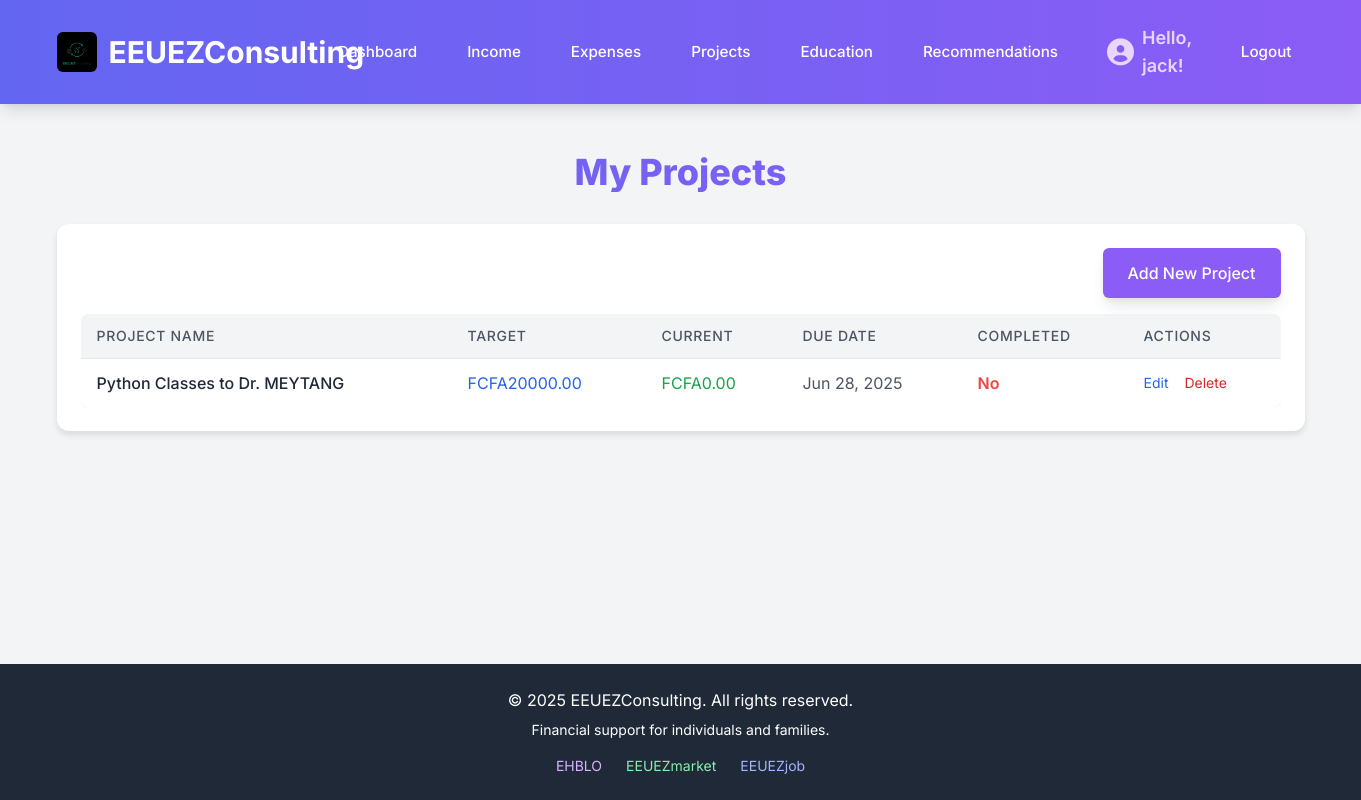
Screenshot of /projects/ (signed in) with the database file from the repository.
### financial_app/models.py (models this page shows, shortened)
class Project(models.Model):
    user = models.ForeignKey(User, on_delete=models.CASCADE, related_name='projects')
    name = models.CharField(max_length=255, help_text="Name of the project (e.g., 'New Car Fund')")
    description = models.TextField(blank=True, null=True, help_text="Detailed description of the project")
    target_amount = models.DecimalField(max_digits=10, decimal_places=2, null=True, blank=True,
                                         help_text="The total amount of money targeted for this project")
    current_amount = models.DecimalField(max_digits=10, decimal_places=2, default=0.00,
                                          help_text="Current amount saved towards the project")
    start_date = models.DateField(auto_now_add=True, help_text="Date when the project was started")
    due_date = models.DateField(null=True, blank=True, help_text="Optional target completion date")
    is_completed = models.BooleanField(default=False, help_text="True if the project has been completed")
    class Meta:
        ordering = ['due_date', 'is_completed'] # Order by due date, then completion status

### financial_app/views.py (the view)
# urls.py: path('projects/', views.project_list, name='project_list'),
@login_required
def project_list(request):
    projects = Project.objects.filter(user=request.user).order_by('is_completed', 'due_date')
    context = {'projects': projects, 'title': 'My Projects'}
    return render(request, 'financial_app/project_list.html', context)

### financial_app/templates/financial_app/project_list.html (shortened to what this page needs)
{% extends 'base.html' %}
{% block content %}
<h2 class="text-4xl font-extrabold text-gray-900 mb-8 text-center text-gradient">{{ title }}</h2>
<div class="card mb-6">
    <div class="flex justify-end mb-4">
        <a href="{% url 'add_project' %}" class="btn-primary">Add New Project</a>
    </div>
    {% if projects %}
        <div class="overflow-x-auto">
            <table class="min-w-full bg-white rounded-lg shadow-sm divide-y divide-gray-200">
                <thead class="bg-gray-100">
                    <tr>
                        <th class="py-3 px-4 text-left text-sm font-medium text-gray-600 uppercase tracking-wider rounded-tl-lg">Project Name</th>
                        <th class="py-3 px-4 text-left text-sm font-medium text-gray-600 uppercase tracking-wider">Target</th>
                        <th class="py-3 px-4 text-left text-sm font-medium text-gray-600 uppercase tracking-wider">Current</th>
                        <th class="py-3 px-4 text-left text-sm font-medium text-gray-600 uppercase tracking-wider">Due Date</th>
                        <th class="py-3 px-4 text-left text-sm font-medium text-gray-600 uppercase tracking-wider">Completed</th>
                        <th class="py-3 px-4 text-left text-sm font-medium text-gray-600 uppercase tracking-wider rounded-tr-lg">Actions</th>
                    </tr>
                </thead>
                <tbody class="divide-y divide-gray-200">
                    {% for project in projects %}
                        <tr class="hover:bg-gray-50">
                            <td class="py-3 px-4 whitespace-nowrap text-gray-800 font-medium">{{ project.name }}</td>
                            <td class="py-3 px-4 whitespace-nowrap text-blue-600">FCFA{{ project.target_amount|floatformat:2|default:"N/A" }}</td>
                            <td class="py-3 px-4 whitespace-nowrap text-green-600">FCFA{{ project.current_amount|floatformat:2 }}</td>
                            <td class="py-3 px-4 whitespace-nowrap text-gray-600">{{ project.due_date|date:"M d, Y"|default:"N/A" }}</td>
                            <td class="py-3 px-4 whitespace-nowrap text-gray-800">
                                {% if project.is_completed %}
                                    <span class="text-green-500 font-semibold">Yes</span>
                                {% else %}
                                    <span class="text-red-500 font-semibold">No</span>
                                {% endif %}
                            </td>
                            <td class="py-3 px-4 whitespace-nowrap text-sm">
                                <a href="{% url 'edit_project' project.pk %}" class="text-blue-600 hover:text-blue-900 mr-3">Edit</a>
                                <a href="{% url 'delete_project' project.pk %}" class="text-red-600 hover:text-red-900">Delete</a>
                            </td>
                        </tr>
                    {% endfor %}
                </tbody>
            </table>
        </div>
    {% else %}
        <p class="text-gray-500 text-center py-8">You haven't created any projects yet. <a href="{% url 'add_project' %}" class="text-purple-600 hover:underline">Start a new financial project!</a></p>
    {% endif %}
</div>
{% endblock %}

### templates/base.html (shortened to what this page needs)
{% load static %}
<!DOCTYPE html>
<html lang="en">
<head>
    <script src="https://cdn.tailwindcss.com"></script>
    <link rel="stylesheet" href="https://cdnjs.cloudflare.com/ajax/libs/font-awesome/6.0.0-beta3/css/all.min.css" />
</head>
<body class="min-h-screen flex flex-col">
    <header class="header-bg text-white py-4 shadow-lg">
        <div class="container mx-auto px-4 flex flex-col md:flex-row justify-between items-center">
            <h1 class="text-3xl font-bold mb-3 md:mb-0 flex items-center space-x-3">
                <img src="{% static 'img/EEUEZ.jpeg' %}" alt="EEUEZConsulting Logo" class="h-10 w-auto rounded-md object-contain">
                <a href="{% url 'dashboard' %}" class="hover:text-gray-200">EEUEZConsulting</a>
            </h1>
            <nav class="w-full md:w-auto mt-4 md:mt-0">
                <ul class="flex flex-col md:flex-row justify-center md:justify-end items-center space-y-2 md:space-y-0 md:space-x-6">
                    {% if user.is_authenticated %}
                        <li><a href="{% url 'dashboard' %}" class="nav-link-btn">Dashboard</a></li>
                        <li><a href="{% url 'income_list' %}" class="nav-link-btn">Income</a></li>
                        <li><a href="{% url 'expense_list' %}" class="nav-link-btn">Expenses</a></li>
                        <li><a href="{% url 'project_list' %}" class="nav-link-btn">Projects</a></li>
                        <li><a href="{% url 'education_modules_list' %}" class="nav-link-btn">Education</a></li>
                        <li><a href="{% url 'recommendations_list' %}" class="nav-link-btn">Recommendations</a></li>
                        <li class="flex items-center space-x-2 font-semibold text-lg text-purple-200 user-greeting-item">
                            <i class="fa-solid fa-circle-user fa-xl"></i>
                            <span>Hello, {{ user.username }}!</span>
                        </li>
                        <li><a href="{% url 'logout' %}" class="nav-link-btn">Logout</a></li>
                    {% else %}
                        <li><a href="{% url 'login' %}" class="nav-link-btn">Login</a></li>
                        <li><a href="{% url 'register' %}" class="nav-link-btn">Register</a></li>
                    {% endif %}
                </ul>
            </nav>
        </div>
    </header>
    <main class="flex-grow container mx-auto px-4 py-8">
        {% block content %}
        {% endblock %}
    </main>
    <footer class="bg-gray-800 text-white py-6 mt-8">
        <div class="container mx-auto px-4 text-center">
            <p>&copy; 2025 EEUEZConsulting. All rights reserved.</p>
            <p class="text-sm mt-2">Financial support for individuals and families.</p>
            <div class="flex flex-col sm:flex-row justify-center space-y-2 sm:space-y-0 sm:space-x-6 mt-4">
                <a href="http://ehblo.com" target="_blank" class="text-purple-300 hover:text-purple-100 text-sm">EHBLO</a>
                <a href="http://eeuezmarket.com" target="_blank" class="text-green-300 hover:text-green-100 text-sm">EEUEZmarket</a>
                <a href="http://eeuezjob.com" target="_blank" class="text-indigo-300 hover:text-indigo-100 text-sm">EEUEZjob</a>
            </div>
        </div>
    </footer>
</body>
</html>

### templates/base.html (style rules this page uses)
body { font-family: 'Inter', sans-serif; background-color: #f3f4f6; color: #374151; }
.header-bg { background: linear-gradient(to right, #6366f1, #8b5cf6); }
.text-gradient { background: linear-gradient(to right, #6366f1, #8b5cf6); -webkit-background-clip: text; background-clip: text; -webkit-text-fill-color: transparent; }
.card { background-color: #ffffff; border-radius: 0.75rem; box-shadow: 0 4px 6px rgba(0, 0, 0, 0.1); padding: 1.5rem; }
.btn-primary { display: inline-flex; align-items: center; padding: 0.75rem 1.5rem; border: 1px solid transparent; font-size: 1rem; font-weight: 500; border-radius: 0.375rem; box-shadow: 0 10px 15px -3px rgba(0, 0, 0, 0.1), 0 4px 6px -2px rgba(0, 0, 0, 0.05); color: #ffffff; background-color: #8b5cf6; transition: background-color 0.2s ease-in-out, transform 0.2s ease-in-out, box-shadow 0.2s ease-in-out; }
.nav-link-btn { display: inline-flex; align-items: center; padding: 0.5rem 0.75rem; border: 1px solid transparent; font-size: 0.95rem; font-weight: 500; border-radius: 0.375rem; color: #ffffff; background-color: transparent; transition: background-color 0.2s ease-in-out, transform 0.2s ease-in-out, box-shadow 0.2s ease-in-out; }
.user-greeting-item { padding: 0.5rem 0.75rem; border-radius: 0.375rem; }

### rows the page displays
Project: name "Python Classes to Dr. MEYTANG", target_amount "20000.00", current_amount "0.00", due_date "Jun 28, 2025", is_completed "No"

### other values shown
{{ user.username }} "jack"
{{ title }} "My Projects"
